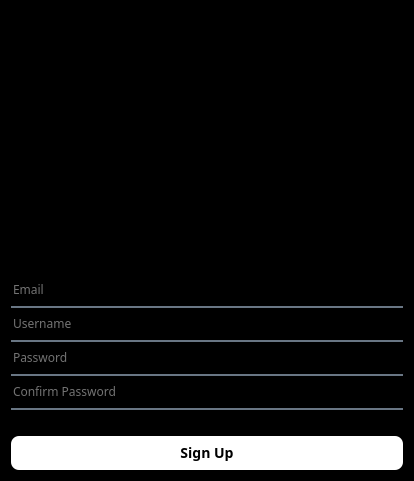
<?xml version="1.0" encoding="UTF-8"?>
<ui version="4.0">
 <class>Dialog</class>
 <widget class="QDialog" name="Dialog">
  <property name="geometry">
   <rect>
    <x>0</x>
    <y>0</y>
    <width>414</width>
    <height>481</height>
   </rect>
  </property>
  <property name="font">
   <font>
    <family>Sans Serif Collection</family>
   </font>
  </property>
  <property name="windowTitle">
   <string>Dialog</string>
  </property>
  <property name="styleSheet">
   <string notr="true">background-color: rgb(0, 0, 0);</string>
  </property>
  <layout class="QVBoxLayout" name="verticalLayout_2">
   <item>
    <layout class="QVBoxLayout" name="verticalLayout">
     <item>
      <widget class="QLabel" name="logo">
       <property name="styleSheet">
        <string notr="true">image: url(:/asset/assets/Logo (1).png);</string>
       </property>
       <property name="text">
        <string/>
       </property>
      </widget>
     </item>
     <item>
      <widget class="QLineEdit" name="email">
       <property name="styleSheet">
        <string notr="true">background-color:rgba(0, 0, 0, 0);
border:none;
border-bottom:2px solid rgba(105, 118, 132, 255);
color:rgba(255, 255, 255, 230);
padding-bottom: 7px;</string>
       </property>
       <property name="placeholderText">
        <string>Email</string>
       </property>
      </widget>
     </item>
     <item>
      <widget class="QLineEdit" name="username">
       <property name="styleSheet">
        <string notr="true">background-color:rgba(0, 0, 0, 0);
border:none;
border-bottom:2px solid rgba(105, 118, 132, 255);
color:rgba(255, 255, 255, 230);
padding-bottom: 7px;</string>
       </property>
       <property name="placeholderText">
        <string>Username</string>
       </property>
      </widget>
     </item>
     <item>
      <widget class="QLineEdit" name="password">
       <property name="styleSheet">
        <string notr="true">background-color:rgba(0, 0, 0, 0);
border:none;
border-bottom:2px solid rgba(105, 118, 132, 255);
color:rgba(255, 255, 255, 230);
padding-bottom: 7px;</string>
       </property>
       <property name="placeholderText">
        <string>Password</string>
       </property>
      </widget>
     </item>
     <item>
      <widget class="QLineEdit" name="confirmpassword">
       <property name="styleSheet">
        <string notr="true">background-color:rgba(0, 0, 0, 0);
border:none;
border-bottom:2px solid rgba(105, 118, 132, 255);
color:rgba(255, 255, 255, 230);
padding-bottom: 7px;</string>
       </property>
       <property name="placeholderText">
        <string>Confirm Password</string>
       </property>
      </widget>
     </item>
     <item>
      <spacer name="verticalSpacer">
       <property name="orientation">
        <enum>Qt::Vertical</enum>
       </property>
       <property name="sizeType">
        <enum>QSizePolicy::Fixed</enum>
       </property>
       <property name="sizeHint" stdset="0">
        <size>
         <width>15</width>
         <height>20</height>
        </size>
       </property>
      </spacer>
     </item>
     <item>
      <widget class="QPushButton" name="signupbutton">
       <property name="cursor">
        <cursorShape>PointingHandCursor</cursorShape>
       </property>
       <property name="styleSheet">
        <string notr="true">QPushButton {
    background-color: white;
    color: black;
    border: none;
    border-radius: 8px;
    padding: 7px;
    font-weight: bold;
    font-size: 14px;
 	cursor: pointer;
	
}

QPushButton:hover {
    background-color: #1DB954; /* Spotify green / fresh green */
    color: white;
}

QPushButton:pressed {
    background-color: #17a444;
    color: white;
}
</string>
       </property>
       <property name="text">
        <string>Sign Up</string>
       </property>
      </widget>
     </item>
    </layout>
   </item>
  </layout>
 </widget>
 <resources>
  <include location="../resource.qrc"/>
 </resources>
 <connections/>
</ui>
